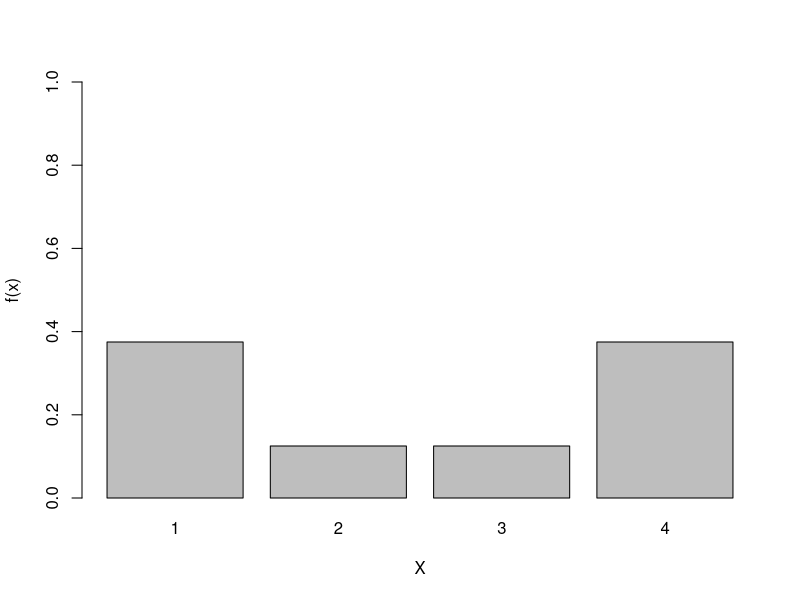
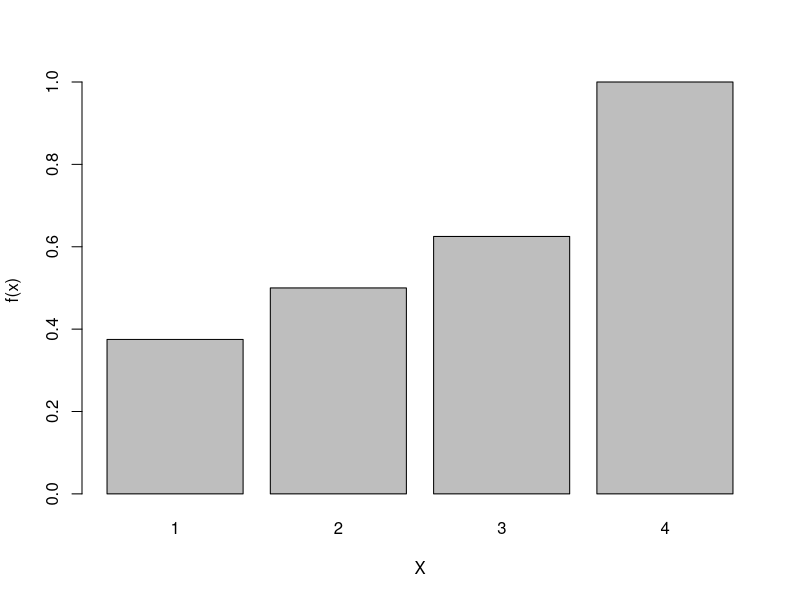
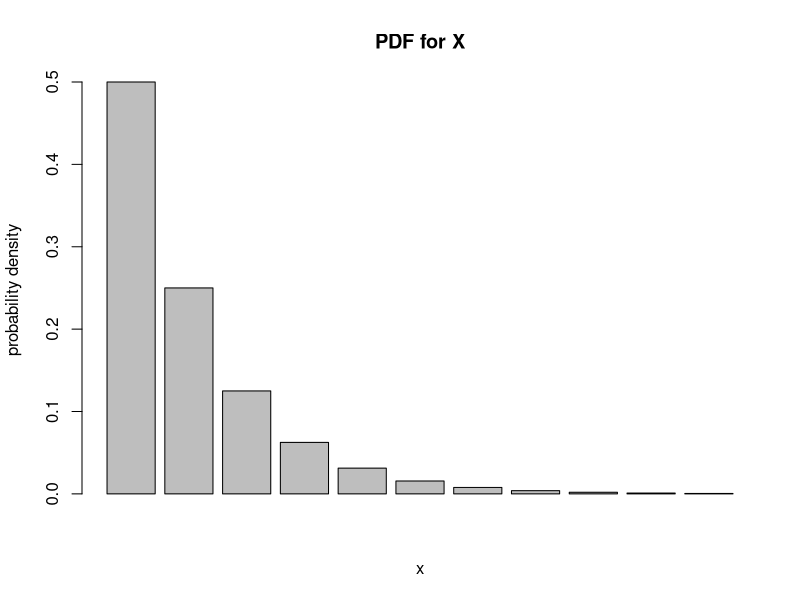
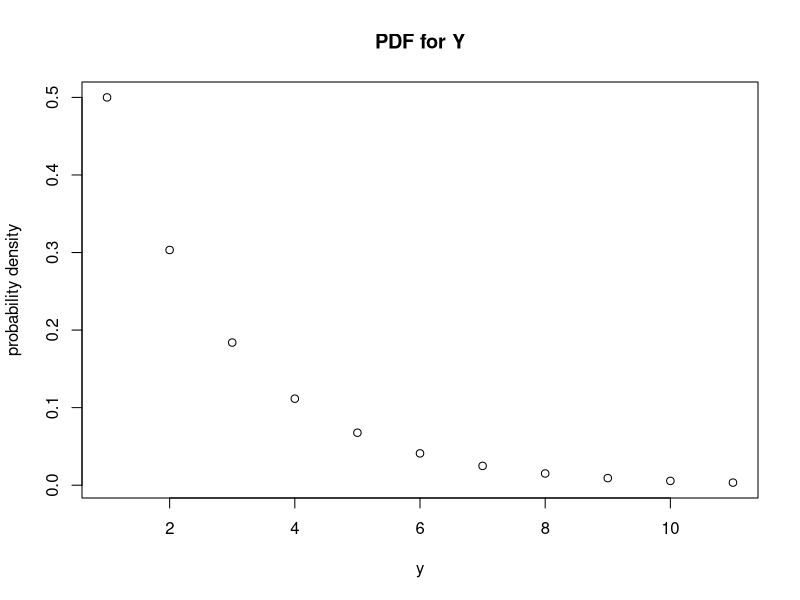
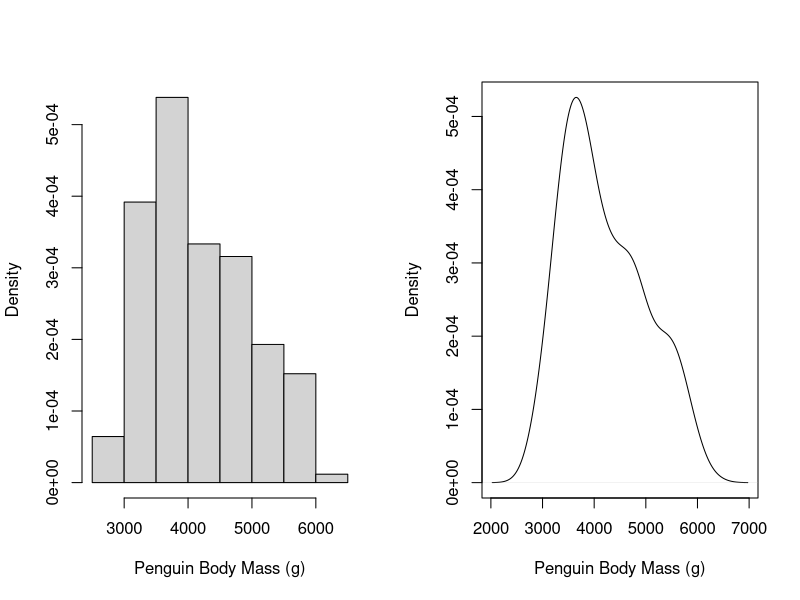
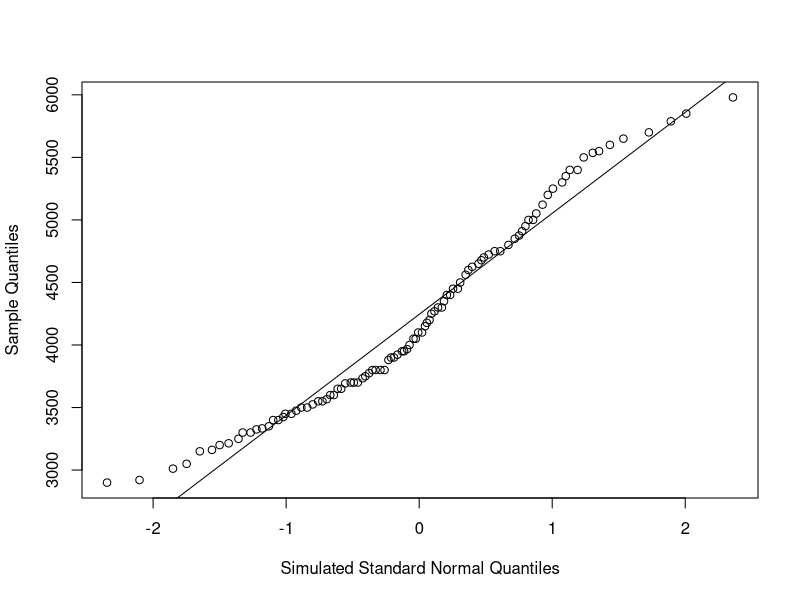
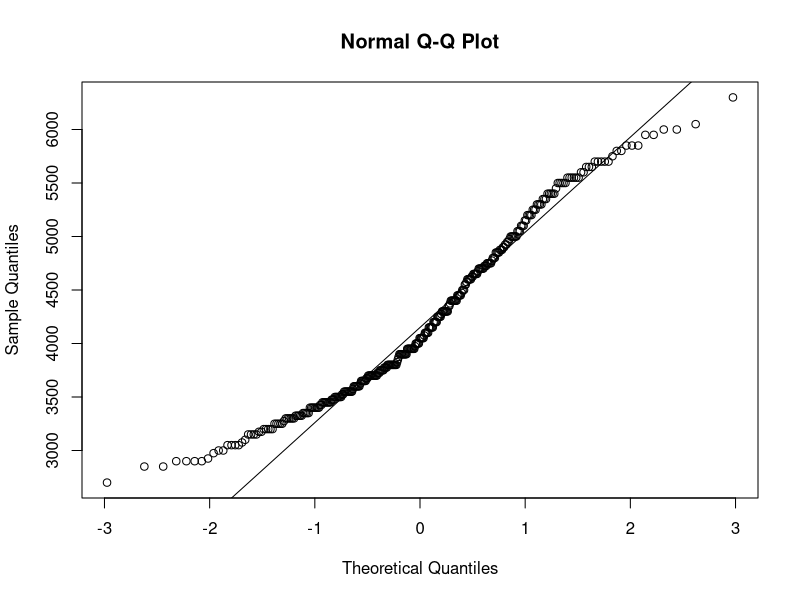

The R source for these figures, in order:
## ---- chunk 1
#| label: load-packagesa
#| include: true

library(palmerpenguins)
## ---- chunk 2
    fx <- c(3/8,1/8,1/8,3/8)
    X <- c(1,2,3,4)
    # realized I do not need this: prob1C.table <- data.frame(fx,X)

    barplot(fx, xlab="X", ylab="f(x)", names.arg = c("1","2","3","4"), ylim = c(0,1))
## ---- chunk 3
    Fx <- c(3/8,((3/8)+(1/8)),((3/8)+(1/8)+(1/8)),((3/8)+(1/8)+(1/8)+(3/8)))
    # realized I do not need this: prob1D.table <- data.frame(Fx,X)

    barplot(Fx, xlab = "X", ylab = "f(x)", names.arg = c("1","2","3","4"))
## ---- chunk 4
support0_10 <- c(seq(0,10))

XPDF <- function(x,p){
  ((1-p)^x)*p
}

barplot(XPDF(support0_10,0.5), ylab = "probability density", xlab = "x", main = "PDF for X")


## ---- chunk 5
YPDF <- function(y,l){
  l*(exp(1)^(-l*y))
}

plot(YPDF(support0_10,0.5), ylab = "probability density", xlab = "y", main = "PDF for Y")
## ---- chunk 6
XPDF(5,0.5)
## ---- chunk 7
pgeom(support0_10[7], prob=0.5) - pgeom(support0_10[6], prob=0.5)
pexp(support0_10[7], rate=0.5) - pexp(support0_10[6], rate=0.5)

## ---- chunk 8
#the par function is a handy tool for making side-by-side plots in base R
#BUT for publication-quality multi-panel figures, I recommend learning ggplot 
#in combination withthe ggpubr package
#This command tells us to lay out plots in one row and two columns
par(mfrow=c(1,2))

#plot one is a histogram, use ?hist() for documentation
#try playing with the "breaks" argument
hist(penguins$body_mass_g,
     freq=FALSE, #Tells R to plot density rather than frequency on Y-axis
     main="",
     xlab="Penguin Body Mass (g)")

#plot two is a density plot, use ?density() for documentation
#try playing with the "bw" argument
plot(density(penguins$body_mass_g,na.rm=T),
     main="",
     xlab="Penguin Body Mass (g)")

#Make sure to set this back to one row and one column for your next figures
par(mfrow=c(1,1))
## ---- chunk 9
quantile(x = penguins$body_mass_g,
         probs = 0.90,
         na.rm=T) # we need to tell this function to ignore the NA values 
## ---- chunk 10
#First let's generate some data from a standard normal distribution
norm_data <- rnorm(1000)

#Let's now calculate the quantiles for our penguins
quantiles_penguins <- quantile(x = penguins$body_mass_g,
         probs = seq(0.01,0.99,0.01),
         na.rm=T)

#And for our theoretical distribution
quantiles_norm <- quantile(x = norm_data,
         probs = seq(0.01,0.99,0.01))

#Now, let's plot them against one another
plot(quantiles_norm,quantiles_penguins,
     xlab="Simulated Standard Normal Quantiles",
     ylab="Sample Quantiles")
#For good measure, let's add a trend line to make it easier to visualize
abline(lm(quantiles_penguins~quantiles_norm))
## ---- chunk 11
qqnorm(penguins$body_mass_g)
qqline(penguins$body_mass_g)
